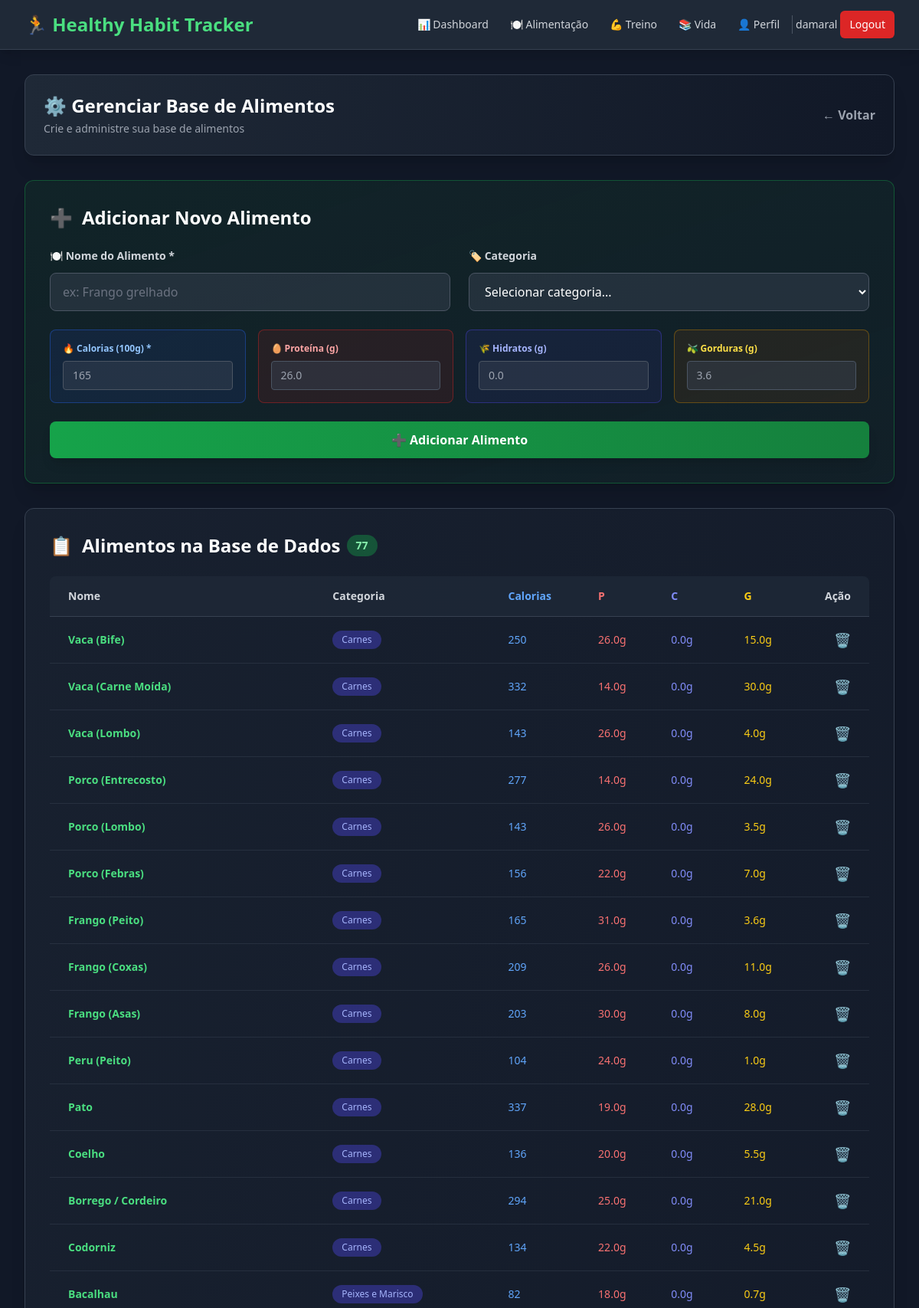
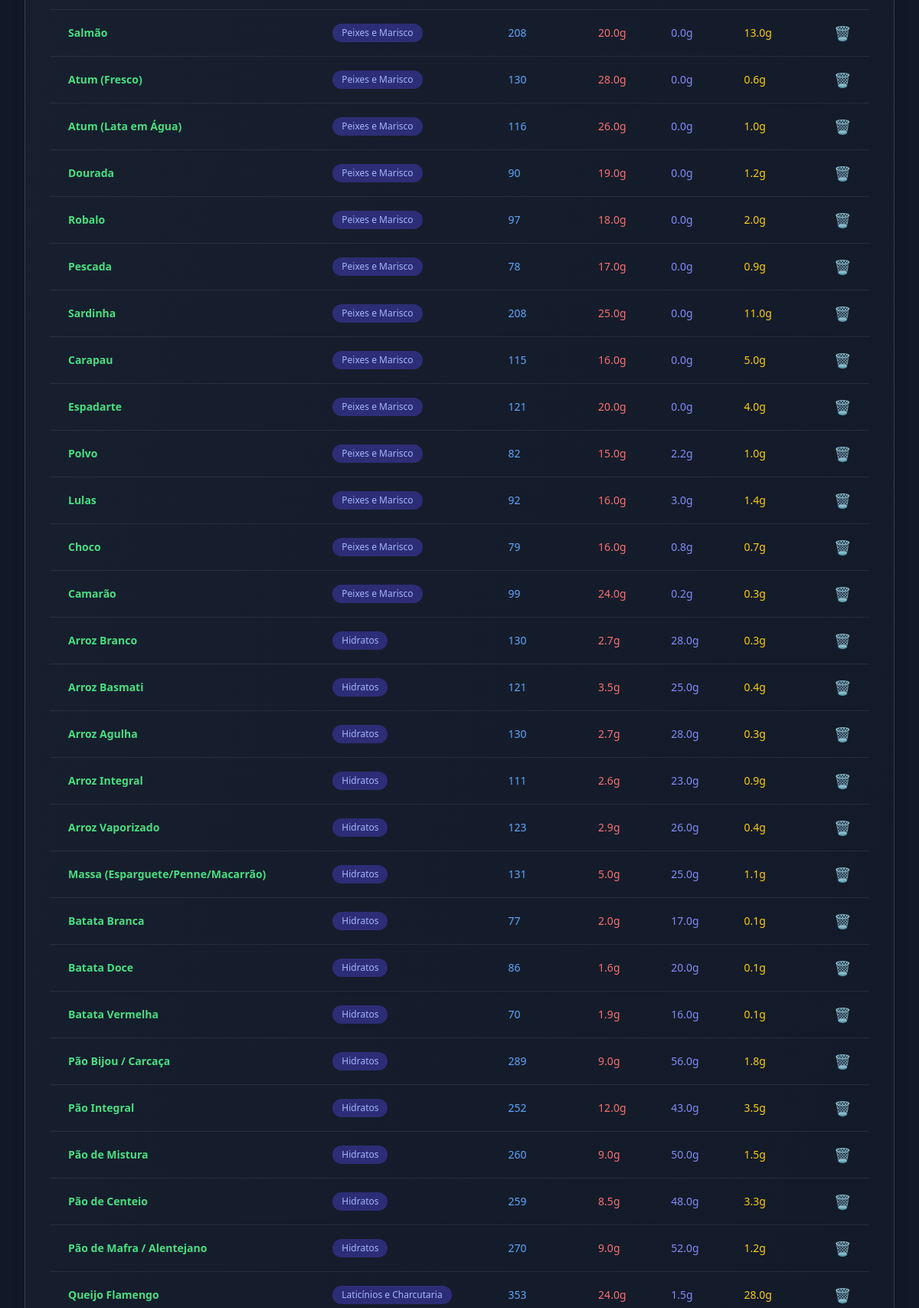
The page /gerenciar_alimentos (signed in, upper part) on the database its author committed (2 pictures, top to bottom).
### models.py (models this page shows)
class User(db.Model, UserMixin):
    id = db.Column(db.Integer, primary_key=True)
    username = db.Column(db.String(80), unique=True, nullable=False)
    password_hash = db.Column(db.String(128), nullable=False)
    goal_calories = db.Column(db.Integer, default=2000)
    goal_water = db.Column(db.Float, default=2.0)
    goal_weight = db.Column(db.Float, default=70.0)
    goal_workout_time = db.Column(db.Integer, default=30) # minutos por dia
    goal_workout_days = db.Column(db.Integer, default=3) # dias por semana
    goal_sleep_hours = db.Column(db.Float, default=8.0) # horas por noite
    goal_reading_pages = db.Column(db.Integer, default=20) # páginas por dia
    logs = db.relationship('DailyLog', backref='user', lazy=True)
    training_plans = db.relationship('TrainingPlan', backref='user', lazy=True)

class FoodItem(db.Model):
    id = db.Column(db.Integer, primary_key=True)
    name = db.Column(db.String(100), unique=True, nullable=False)
    calories_per_100g = db.Column(db.Integer, nullable=False)
    protein_per_100g = db.Column(db.Float, default=0.0)
    carbs_per_100g = db.Column(db.Float, default=0.0)
    fats_per_100g = db.Column(db.Float, default=0.0)
    category = db.Column(db.String(50)) # Carnes, Peixes, Hidratos, Legumes, Laticínios, Bebidas

### app.py (the view, shortened to what this page needs)
@app.route('/gerenciar_alimentos', methods=['GET', 'POST'])
@login_required
def gerenciar_alimentos():
    food_items = FoodItem.query.all()
    categories = db.session.query(FoodItem.category).distinct().all()
    categories = [c[0] for c in categories if c[0]]
    return render_template('gerenciar_alimentos.html', food_items=food_items, categories=categories)

### app.py (called while the page is built)
@login_manager.user_loader
def load_user(user_id):
    return User.query.get(int(user_id))

### templates/gerenciar_alimentos.html (shortened to what this page needs)
{% extends "base.html" %}
{% block content %}
<div class="space-y-8">
    <div class="flex flex-col sm:flex-row justify-between items-center bg-gradient-to-r from-gray-800 to-gray-900 p-6 rounded-xl shadow-xl border border-gray-700 gap-4">
        <div>
            <h2 class="text-2xl font-bold text-white">⚙️ Gerenciar Base de Alimentos</h2>
            <p class="text-gray-400 text-sm mt-1">Crie e administre sua base de alimentos</p>
        </div>
        <a href="{{ url_for('alimentacao') }}" class="text-gray-400 hover:text-white transition-colors font-semibold">← Voltar</a>
    </div>
    <div class="bg-gradient-to-br from-green-900/20 to-green-800/10 border border-green-600/40 p-8 rounded-xl shadow-xl">
        <h3 class="text-2xl font-bold text-white mb-6 flex items-center">
            <span class="text-2xl mr-3">➕</span> Adicionar Novo Alimento
        </h3>
        <form method="POST" class="space-y-6">
            <div class="grid grid-cols-1 md:grid-cols-2 gap-6">
                <div>
                    <label class="block text-sm font-semibold text-gray-300 mb-3">🍽️ Nome do Alimento *</label>
                    <input type="text" name="name" required class="w-full px-4 py-3 bg-gray-700/50 border border-gray-600 rounded-lg text-white placeholder-gray-500 focus:outline-none focus:ring-2 focus:ring-green-500" placeholder="ex: Frango grelhado">
                </div>
                <div>
                    <label class="block text-sm font-semibold text-gray-300 mb-3">🏷️ Categoria</label>
                    <select name="category" class="w-full px-4 py-3 bg-gray-700/50 border border-gray-600 rounded-lg text-white focus:outline-none focus:ring-2 focus:ring-green-500">
                        <option value="">Selecionar categoria...</option>
                    </select>
                </div>
            </div>
            <div class="grid grid-cols-2 md:grid-cols-4 gap-4">
                <div class="bg-blue-900/20 p-4 rounded-lg border border-blue-600/40">
                    <label class="block text-xs font-semibold text-blue-300 mb-2">🔥 Calorias (100g) *</label>
                    <input type="number" name="calories_per_100g" required class="w-full px-3 py-2 bg-gray-700/50 border border-gray-600 rounded text-white text-sm focus:outline-none focus:ring-2 focus:ring-blue-500" placeholder="165">
                </div>
                <div class="bg-red-900/20 p-4 rounded-lg border border-red-600/40">
                    <label class="block text-xs font-semibold text-red-300 mb-2">🥚 Proteína (g)</label>
                    <input type="number" name="protein_per_100g" step="0.1" class="w-full px-3 py-2 bg-gray-700/50 border border-gray-600 rounded text-white text-sm focus:outline-none focus:ring-2 focus:ring-red-500" placeholder="26.0">
                </div>
                <div class="bg-indigo-900/20 p-4 rounded-lg border border-indigo-600/40">
                    <label class="block text-xs font-semibold text-indigo-300 mb-2">🌾 Hidratos (g)</label>
                    <input type="number" name="carbs_per_100g" step="0.1" class="w-full px-3 py-2 bg-gray-700/50 border border-gray-600 rounded text-white text-sm focus:outline-none focus:ring-2 focus:ring-indigo-500" placeholder="0.0">
                </div>
                <div class="bg-yellow-900/20 p-4 rounded-lg border border-yellow-600/40">
                    <label class="block text-xs font-semibold text-yellow-300 mb-2">🫒 Gorduras (g)</label>
                    <input type="number" name="fats_per_100g" step="0.1" class="w-full px-3 py-2 bg-gray-700/50 border border-gray-600 rounded text-white text-sm focus:outline-none focus:ring-2 focus:ring-yellow-500" placeholder="3.6">
                </div>
            </div>
            <button type="submit" class="w-full bg-gradient-to-r from-green-600 to-green-700 hover:from-green-700 hover:to-green-800 text-white px-8 py-3 rounded-lg font-semibold transition-all transform hover:scale-105 shadow-lg">
                ➕ Adicionar Alimento
            </button>
        </form>
    </div>
    <div class="bg-gradient-to-br from-gray-800/50 to-gray-900/30 border border-gray-700 p-8 rounded-xl shadow-xl">
        <h3 class="text-2xl font-bold text-white mb-6 flex items-center">
            <span class="text-2xl mr-3">📋</span>
            Alimentos na Base de Dados
            <span class="ml-2 px-3 py-1 bg-green-600/40 text-green-300 rounded-full text-sm">{{ food_items|length }}</span>
        </h3>
        {% if food_items %}
        <div class="overflow-x-auto rounded-lg">
            <table class="w-full text-sm">
                <thead class="bg-gray-800/80 border-b border-gray-700">
                    <tr>
                        <th class="px-6 py-4 text-left text-gray-300 font-semibold">Nome</th>
                        <th class="px-6 py-4 text-left text-gray-300 font-semibold">Categoria</th>
                        <th class="px-6 py-4 text-left text-blue-400 font-semibold">Calorias</th>
                        <th class="px-6 py-4 text-left text-red-400 font-semibold">P</th>
                        <th class="px-6 py-4 text-left text-indigo-400 font-semibold">C</th>
                        <th class="px-6 py-4 text-left text-yellow-400 font-semibold">G</th>
                        <th class="px-6 py-4 text-right text-gray-300 font-semibold">Ação</th>
                    </tr>
                </thead>
                <tbody class="divide-y divide-gray-700/50">
                    {% for food in food_items %}
                    <tr class="hover:bg-gray-800/30 transition-colors group">
                        <td class="px-6 py-4 font-semibold text-green-400 group-hover:text-green-300">{{ food.name }}</td>
                        <td class="px-6 py-4">
                            <span class="inline-block bg-indigo-600/40 text-indigo-300 px-3 py-1 rounded-full text-xs font-medium">{{ food.category if food.category else 'N/A' }}</span>
                        </td>
                        <td class="px-6 py-4 text-blue-400 font-medium">{{ food.calories_per_100g }}</td>
                        <td class="px-6 py-4 text-red-400 font-medium">{{ food.protein_per_100g }}g</td>
                        <td class="px-6 py-4 text-indigo-400 font-medium">{{ food.carbs_per_100g }}g</td>
                        <td class="px-6 py-4 text-yellow-400 font-medium">{{ food.fats_per_100g }}g</td>
                        <td class="px-6 py-4 text-right">
                            <form method="POST" class="inline" onsubmit="return confirm('Tem a certeza que deseja remover este alimento?');">
                                <button type="submit" class="text-red-400 hover:text-red-300 transition-colors font-bold text-lg">🗑️</button>
                            </form>
                        </td>
                    </tr>
                    {% endfor %}
                </tbody>
            </table>
        </div>
        {% else %}
        <div class="text-center py-16">
            <div class="text-6xl mb-4">🍽️</div>
            <p class="text-gray-400 text-lg">Nenhum alimento na base de dados.</p>
            <p class="text-gray-500 text-sm mt-2">Adicione o seu primeiro alimento acima para começar.</p>
        </div>
        {% endif %}
    </div>
</div>
{% endblock %}

### templates/base.html (shortened to what this page needs)
<!DOCTYPE html>
<html lang="pt">
<head>
    <script src="https://cdn.tailwindcss.com"></script>
</head>
<body class="bg-gray-900 text-gray-100">
    <nav class="bg-gray-800 border-b border-gray-700 shadow-lg">
        <div class="max-w-7xl mx-auto px-4 sm:px-6 lg:px-8">
            <div class="flex justify-between h-16">
                <div class="flex items-center">
                    <h1 class="text-xl sm:text-2xl font-bold text-green-400">🏃 Healthy Habit Tracker</h1>
                </div>
                {% if current_user.is_authenticated %}
                <div class="hidden md:flex items-center space-x-1">
                    <a href="{{ url_for('dashboard') }}" class="{% if request.endpoint == 'dashboard' %}bg-gray-700 text-green-400{% else %}text-gray-300 hover:bg-gray-700 hover:text-white{% endif %} px-3 py-2 rounded-md text-sm font-medium transition-colors">📊 Dashboard</a>
                    <a href="{{ url_for('alimentacao') }}" class="{% if request.endpoint == 'alimentacao' %}bg-gray-700 text-green-400{% else %}text-gray-300 hover:bg-gray-700 hover:text-white{% endif %} px-3 py-2 rounded-md text-sm font-medium transition-colors">🍽️ Alimentação</a>
                    <a href="{{ url_for('treino') }}" class="{% if request.endpoint == 'treino' %}bg-gray-700 text-green-400{% else %}text-gray-300 hover:bg-gray-700 hover:text-white{% endif %} px-3 py-2 rounded-md text-sm font-medium transition-colors">💪 Treino</a>
                    <a href="{{ url_for('vida') }}" class="{% if request.endpoint == 'vida' %}bg-gray-700 text-green-400{% else %}text-gray-300 hover:bg-gray-700 hover:text-white{% endif %} px-3 py-2 rounded-md text-sm font-medium transition-colors">📚 Vida</a>
                    <a href="{{ url_for('perfil') }}" class="{% if request.endpoint == 'perfil' %}bg-gray-700 text-green-400{% else %}text-gray-300 hover:bg-gray-700 hover:text-white{% endif %} px-3 py-2 rounded-md text-sm font-medium transition-colors">👤 Perfil</a>
                    <span class="text-gray-300 text-sm mr-4">{{ current_user.username }}</span>
                    <a href="{{ url_for('logout') }}" class="bg-red-600 hover:bg-red-700 text-white px-3 py-2 rounded-md text-sm font-medium transition-colors">Logout</a>
                </div>
                {% endif %}
            </div>
        </div>
    </nav>
    <div class="max-w-7xl mx-auto px-4 sm:px-6 lg:px-8 py-8">
        {% block content %}{% endblock %}
    </div>
</body>
</html>

### rows shown on the page
User: username "damaral"
FoodItem: name "Vaca (Bife)", category "Carnes", calories_per_100g "250", protein_per_100g "26.0", carbs_per_100g "0.0", fats_per_100g "15.0"
FoodItem: name "Vaca (Carne Moída)", category "Carnes", calories_per_100g "332", protein_per_100g "14.0", carbs_per_100g "0.0", fats_per_100g "30.0"
FoodItem: name "Vaca (Lombo)", category "Carnes", calories_per_100g "143", protein_per_100g "26.0", carbs_per_100g "0.0", fats_per_100g "4.0"
FoodItem: name "Porco (Entrecosto)", category "Carnes", calories_per_100g "277", protein_per_100g "14.0", carbs_per_100g "0.0", fats_per_100g "24.0"
FoodItem: name "Porco (Lombo)", category "Carnes", calories_per_100g "143", protein_per_100g "26.0", carbs_per_100g "0.0", fats_per_100g "3.5"
FoodItem: name "Porco (Febras)", category "Carnes", calories_per_100g "156", protein_per_100g "22.0", carbs_per_100g "0.0", fats_per_100g "7.0"
FoodItem: name "Frango (Peito)", category "Carnes", calories_per_100g "165", protein_per_100g "31.0", carbs_per_100g "0.0", fats_per_100g "3.6"
FoodItem: name "Frango (Coxas)", category "Carnes", calories_per_100g "209", protein_per_100g "26.0", carbs_per_100g "0.0", fats_per_100g "11.0"
FoodItem: name "Frango (Asas)", category "Carnes", calories_per_100g "203", protein_per_100g "30.0", carbs_per_100g "0.0", fats_per_100g "8.0"
FoodItem: name "Peru (Peito)", category "Carnes", calories_per_100g "104", protein_per_100g "24.0", carbs_per_100g "0.0", fats_per_100g "1.0"
FoodItem: name "Pato", category "Carnes", calories_per_100g "337", protein_per_100g "19.0", carbs_per_100g "0.0", fats_per_100g "28.0"
FoodItem: name "Coelho", category "Carnes", calories_per_100g "136", protein_per_100g "20.0", carbs_per_100g "0.0", fats_per_100g "5.5"
FoodItem: name "Borrego / Cordeiro", category "Carnes", calories_per_100g "294", protein_per_100g "25.0", carbs_per_100g "0.0", fats_per_100g "21.0"
FoodItem: name "Codorniz", category "Carnes", calories_per_100g "134", protein_per_100g "22.0", carbs_per_100g "0.0", fats_per_100g "4.5"
FoodItem: name "Bacalhau", category "Peixes e Marisco", calories_per_100g "82", protein_per_100g "18.0", carbs_per_100g "0.0", fats_per_100g "0.7"
FoodItem: name "Salmão", category "Peixes e Marisco", calories_per_100g "208", protein_per_100g "20.0", carbs_per_100g "0.0", fats_per_100g "13.0"
FoodItem: name "Atum (Fresco)", category "Peixes e Marisco", calories_per_100g "130", protein_per_100g "28.0", carbs_per_100g "0.0", fats_per_100g "0.6"
FoodItem: name "Atum (Lata em Água)", category "Peixes e Marisco", calories_per_100g "116", protein_per_100g "26.0", carbs_per_100g "0.0", fats_per_100g "1.0"
FoodItem: name "Dourada", category "Peixes e Marisco", calories_per_100g "90", protein_per_100g "19.0", carbs_per_100g "0.0", fats_per_100g "1.2"
FoodItem: name "Robalo", category "Peixes e Marisco", calories_per_100g "97", protein_per_100g "18.0", carbs_per_100g "0.0", fats_per_100g "2.0"
FoodItem: name "Pescada", category "Peixes e Marisco", calories_per_100g "78", protein_per_100g "17.0", carbs_per_100g "0.0", fats_per_100g "0.9"
FoodItem: name "Sardinha", category "Peixes e Marisco", calories_per_100g "208", protein_per_100g "25.0", carbs_per_100g "0.0", fats_per_100g "11.0"
FoodItem: name "Carapau", category "Peixes e Marisco", calories_per_100g "115", protein_per_100g "16.0", carbs_per_100g "0.0", fats_per_100g "5.0"
FoodItem: name "Espadarte", category "Peixes e Marisco", calories_per_100g "121", protein_per_100g "20.0", carbs_per_100g "0.0", fats_per_100g "4.0"
FoodItem: name "Polvo", category "Peixes e Marisco", calories_per_100g "82", protein_per_100g "15.0", carbs_per_100g "2.2", fats_per_100g "1.0"
FoodItem: name "Lulas", category "Peixes e Marisco", calories_per_100g "92", protein_per_100g "16.0", carbs_per_100g "3.0", fats_per_100g "1.4"
FoodItem: name "Choco", category "Peixes e Marisco", calories_per_100g "79", protein_per_100g "16.0", carbs_per_100g "0.8", fats_per_100g "0.7"
FoodItem: name "Camarão", category "Peixes e Marisco", calories_per_100g "99", protein_per_100g "24.0", carbs_per_100g "0.2", fats_per_100g "0.3"
FoodItem: name "Arroz Branco", category "Hidratos", calories_per_100g "130", protein_per_100g "2.7", carbs_per_100g "28.0", fats_per_100g "0.3"
FoodItem: name "Arroz Basmati", category "Hidratos", calories_per_100g "121", protein_per_100g "3.5", carbs_per_100g "25.0", fats_per_100g "0.4"
FoodItem: name "Arroz Agulha", category "Hidratos", calories_per_100g "130", protein_per_100g "2.7", carbs_per_100g "28.0", fats_per_100g "0.3"
FoodItem: name "Arroz Integral", category "Hidratos", calories_per_100g "111", protein_per_100g "2.6", carbs_per_100g "23.0", fats_per_100g "0.9"
FoodItem: name "Arroz Vaporizado", category "Hidratos", calories_per_100g "123", protein_per_100g "2.9", carbs_per_100g "26.0", fats_per_100g "0.4"
FoodItem: name "Massa (Esparguete/Penne/Macarrão)", category "Hidratos", calories_per_100g "131", protein_per_100g "5.0", carbs_per_100g "25.0", fats_per_100g "1.1"
FoodItem: name "Batata Branca", category "Hidratos", calories_per_100g "77", protein_per_100g "2.0", carbs_per_100g "17.0", fats_per_100g "0.1"
FoodItem: name "Batata Doce", category "Hidratos", calories_per_100g "86", protein_per_100g "1.6", carbs_per_100g "20.0", fats_per_100g "0.1"
FoodItem: name "Batata Vermelha", category "Hidratos", calories_per_100g "70", protein_per_100g "1.9", carbs_per_100g "16.0", fats_per_100g "0.1"
FoodItem: name "Pão Bijou / Carcaça", category "Hidratos", calories_per_100g "289", protein_per_100g "9.0", carbs_per_100g "56.0", fats_per_100g "1.8"
FoodItem: name "Pão Integral", category "Hidratos", calories_per_100g "252", protein_per_100g "12.0", carbs_per_100g "43.0", fats_per_100g "3.5"
FoodItem: name "Pão de Mistura", category "Hidratos", calories_per_100g "260", protein_per_100g "9.0", carbs_per_100g "50.0", fats_per_100g "1.5"
FoodItem: name "Pão de Centeio", category "Hidratos", calories_per_100g "259", protein_per_100g "8.5", carbs_per_100g "48.0", fats_per_100g "3.3"
FoodItem: name "Pão de Mafra / Alentejano", category "Hidratos", calories_per_100g "270", protein_per_100g "9.0", carbs_per_100g "52.0", fats_per_100g "1.2"
FoodItem: name "Queijo Flamengo", category "Laticínios e Charcutaria", calories_per_100g "353", protein_per_100g "24.0", carbs_per_100g "1.5", fats_per_100g "28.0"

### other values the page prints
{{ food_items|length }} "77"
